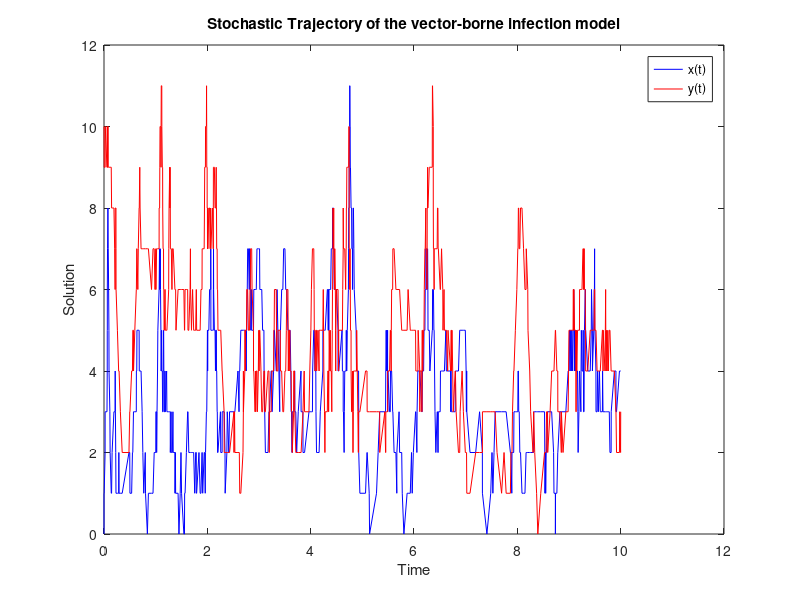

MATLAB code to generate this figure:
%University of Washington 
%AMATH 523: Mathematical Analysis in Biology and Medicine
%Term Paper
%Connor Rice, Vinsensius, Johan Guillen

%This script simulates the stochastic trajectory for the Ross-MacDonald
%model for vector-borne infections, by implementing the Gillespie algorithm

%Parameters Definition
alfa = 4;
beta = 1;
sigma = 6;
delta = 1;

%-----------------------------------------------------------------------------------
odes = [0,10]';        % Initial conditions [x(0),y(0)]
T = 10;                % Total execution time
tiempo_actual = 0;     % Current time

% Definition of possible events
eventos = [  1   0 ; ... % alfa*y
            -1   0 ; ... % beta*x*(1+y)
             0   1; ...  % sigma*x
             0  -1 ]';   % delta*y*(1+x)
 
% Matrix of results
resultados = [0; odes]; % [time,x(t), y(t)]
pt = 1;
tasas=[alfa*odes(2);beta*odes(1)*(1+odes(2));sigma*odes(1);delta*odes(2)*(1+odes(1))];
while(tiempo_actual < T) 
    disp(tiempo_actual)
    % Vector with transition weights
    tasas=[alfa*odes(2);beta*odes(1)*(1+odes(2));sigma*odes(1);delta*odes(2)*(1+odes(1))];
    % Compute delta_T (Exponential Distribution)
    deltaT = -log(rand(1))/sum(tasas);
    % Select event
    evento_ID = randsample(size(eventos,2),1,true,tasas);
    % Update time and new value of odes 
    tiempo_actual = tiempo_actual + deltaT;
    odes = odes + eventos(:,evento_ID);
    %If variables are negative make correction
    if odes(1)<0
        odes(1)=0;
    end
    if odes(2)<0
        odes(2)=0;
    end
    
    % Save time and value of odes
    
    pt = pt + 1;
    resultados(:,pt)   = [tiempo_actual; odes];
  
end
%--------------------------------------------------------------------------

% Graph
plot(resultados(1,:),resultados(2,:),'b')
hold on;
plot(resultados(1,:),resultados(3,:),'r')
xlabel('Time')
ylabel('Solution')
title('Stochastic Trajectory of the vector-borne infection model')
legend('x(t)','y(t)')